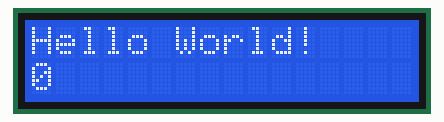
Recording of a sketch running on a simulated Arduino Uno, built with avr-gcc and run on an emulated ATmega328P. Parts: 16×2 character LCD.

Above: at 0.1 s.
At 4.1 s:
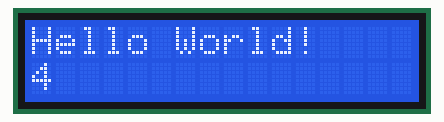
At 9.1 s:
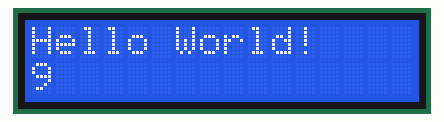
At 19.1 s:
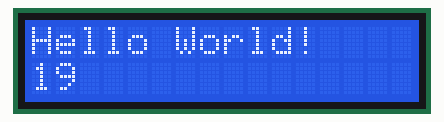
At 29.1 s:
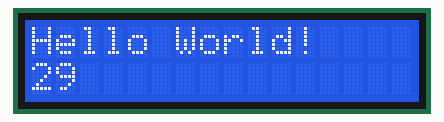
At 39.1 s:
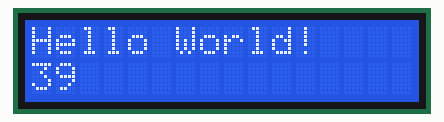

Measured:
- what the display in image 1 shows lasts 1.0 s, from 4.0 s to 5.0 s

The sketch:

lcd_basic.ino
```cpp
// Commands to interface with the LCD:
#include <LiquidCrystal.h>

/*================
 * LCD CONNECTIONS:  (note...we're using 4 bit mode here...)
 *   1 to GND
 *   2 to 5V
 *   3 to the contrast control...I did a hardcoded voltage divider.
 *   4 to Arduino digital pin LCD_REG_SEL
 *   5 to GND
 *   6 to Arduino digital pin LCD_ENABLE
 *   7 (no connection)
 *   8 (no connection)
 *   9 (no connection)
 *   10 (no connection)
 *   11 to Arduino  digital pin LCD_D4
 *   12 to Arduino  digital pin LCD_D5
 *   13 to Arduino  digital pin LCD_D6
 *   14 to Arduino  digital pin LCD_D7
 *   15 to 5V
 *   16 to GND
 *====================*/

#define LCD_D7         4
#define LCD_D6         5
#define LCD_D5         6
#define LCD_D4         7
#define LCD_ENABLE     8
#define LCD_REG_SEL    9

// Our LCD has 2 rows of 16 characters.
#define LCD_CHARS 16
#define LCD_ROWS 2

LiquidCrystal lcd(LCD_REG_SEL, LCD_ENABLE, LCD_D4, LCD_D5, LCD_D6, LCD_D7);

void setup()
{
  // The LCD library
  lcd.begin(LCD_CHARS, LCD_ROWS);
  lcd.clear();

  lcd.print("Hello World!");
}

void loop()
{
  // move the curor to the start of the second line
  lcd.setCursor(0, 1);

  // print #seconds since booted.
  lcd.print(millis()/1000);

}
```
